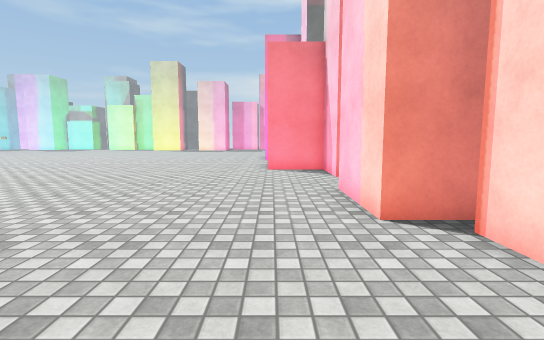
View 1 (above)

21 first-person views from a walk through a 3-D level made in the Unity game engine. The camera is 1.3 m above the floor, tilts 6° down and sees 85° across. The floor is counted in squares, 1 m on a side. Each view is taken from the middle of a square. On the plan, view 1 faces up. The plan holds only what a view shows up to about 14 squares ahead; the rest is blank. The place goes on beyond the plan. The player is left out. Some animated figures are not drawn. Surface patterns are stand-ins for the level's own textures.

View 2
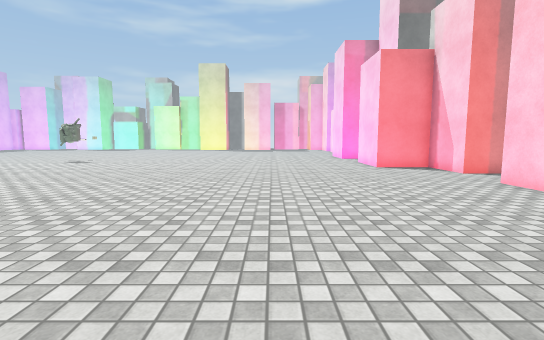

View 3
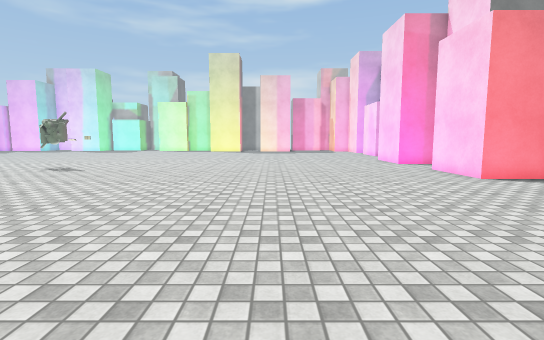

View 4
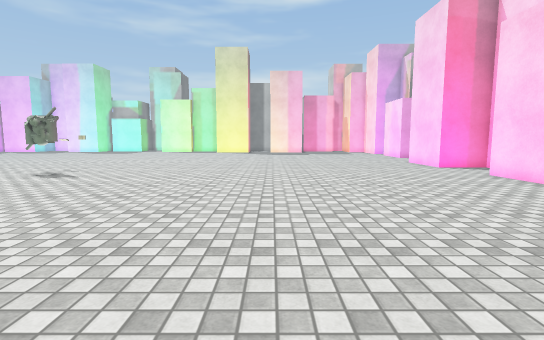

View 5
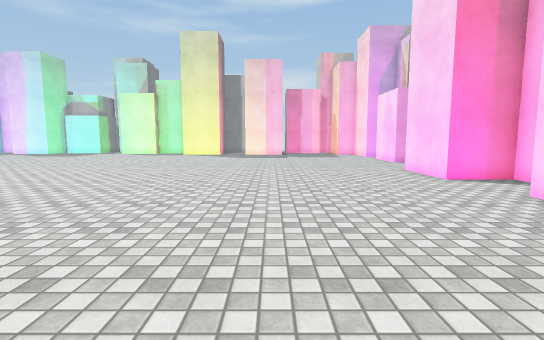

View 6
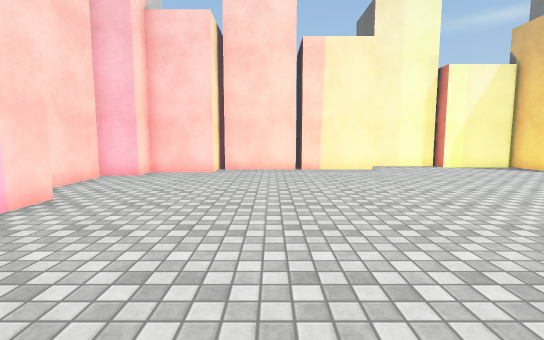

View 7
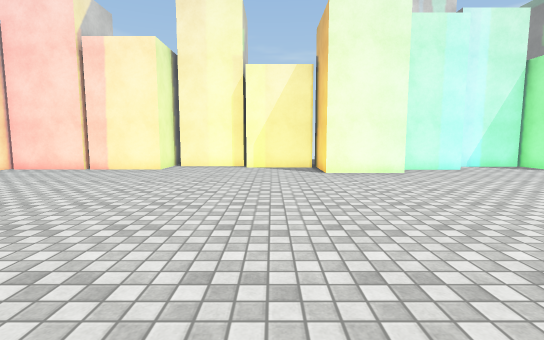

View 8
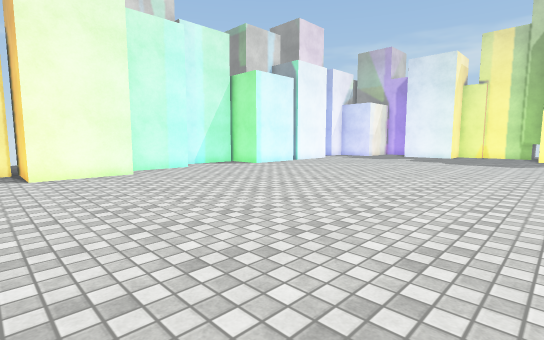

View 9
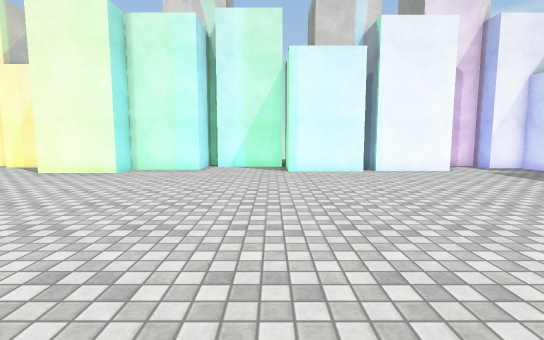

View 10
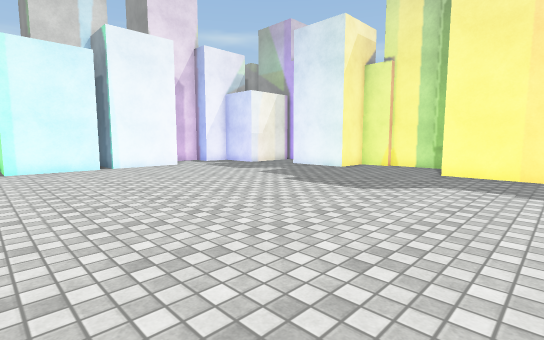

View 11
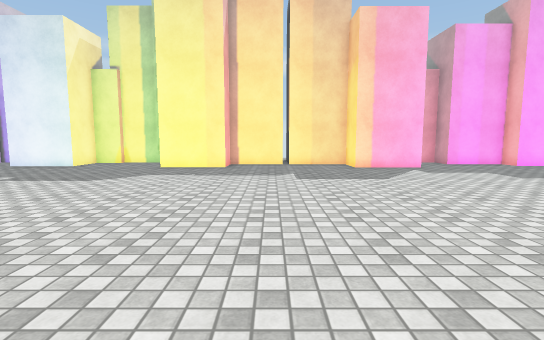

View 12
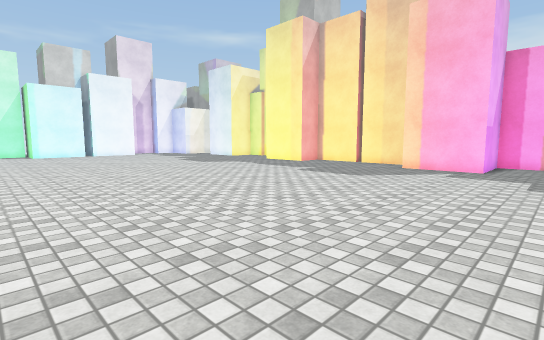

View 13
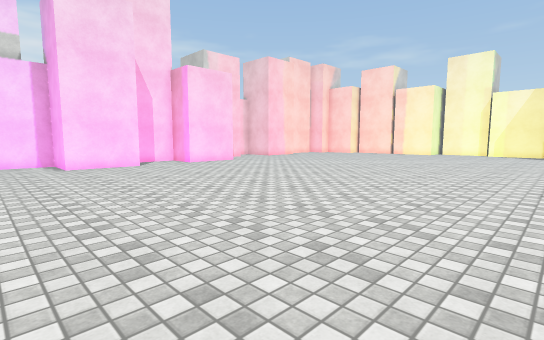

View 14
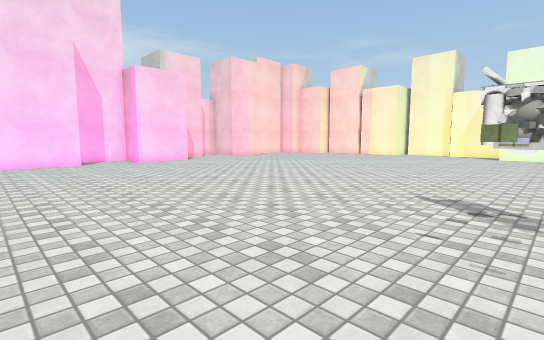

View 15
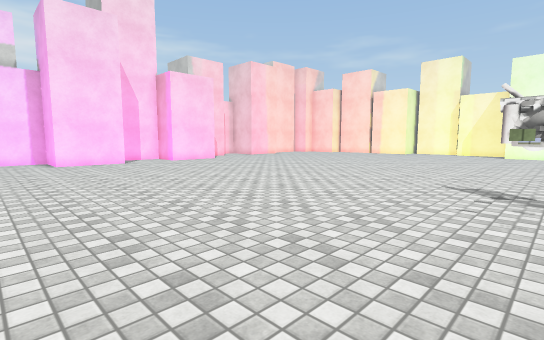

View 16
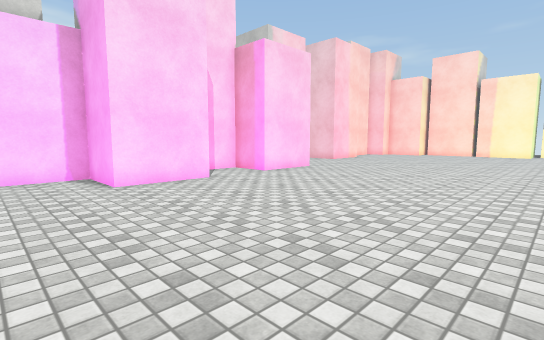

View 17
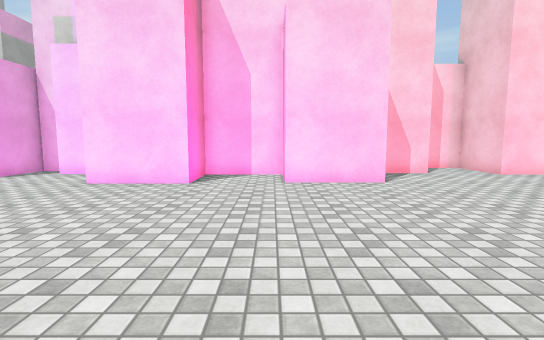

View 18
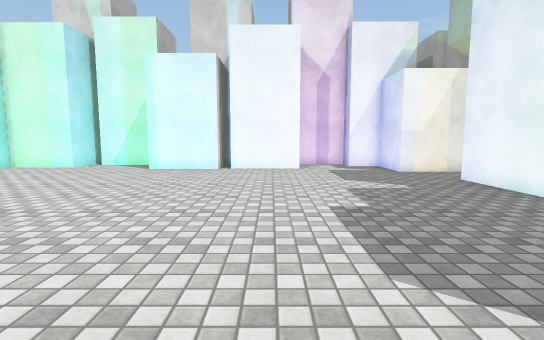

View 19
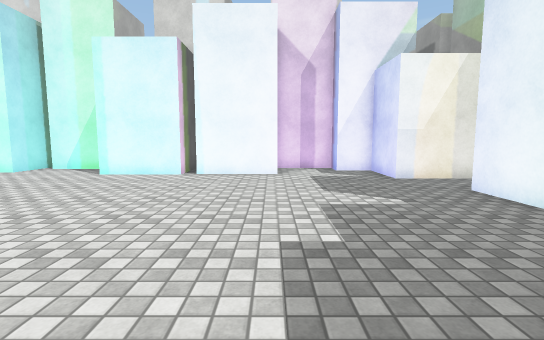

View 20
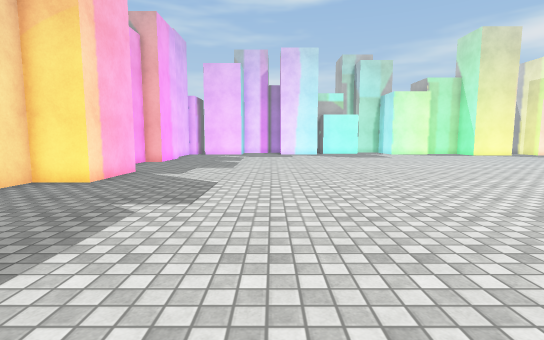

View 21
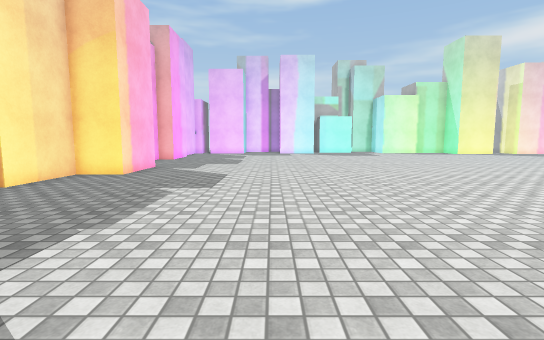

### Floor plan
Points are (right, up) in squares from view 1. A wall is a line through its corners. A room is listed if a view was taken in it or the views show most of it. See-through windows are left out.
Room 1 (views 1, 2, 3, 4, 5, 6, 7, 8, 9, 10, 11, 12, 13, 14, 15, 16, 17, 18, 19, 20, 21)
walls: (-16.8, 18.4) (-16.2, 18.4); (-13.9, -2.5) (-10.8, -2.5); (-20, -3.5) (-20, -1.6) (-17.1, -1.6) (-17.1, -0.3) (-14.1, -0.3) (-14.1, -3.2); (-23.5, -2.8) (-20.4, -2.8); (-26.7, -0.8) (-23.7, -0.8) (-23.7, -3.1); (-10.8, -3.2) (-7.6, -3.2); (-7.3, -3.1) (-7.3, -1.6) (-4.3, -1.6); (-30.2, -0.8) (-27.2, -0.8); (-35, 12.9) (-34.6, 12.9) (-34.6, 9.8); (-4, -1.6) (-1, -1.6); (-35.5, 5.6) (-35.1, 5.6) (-35.1, 2.5); (3.8, 10.1) (2.2, 10.1) (2.2, 12.6) (-0.2, 12.6) (-0.2, 15.6) (1.7, 15.6) (1.7, 18.4) (-0.4, 18.4) (-0.4, 21.4) (1.9, 21.4) (1.9, 23.9); (3.4, 4.7) (1.7, 4.7) (1.7, 7.7) (4.2, 7.7) (4.2, 9.1); (-35.5, 0.3) (-34.1, 0.3) (-34.1, -2.1) (-32.7, -2.1) (-32.7, -3.2) (-30.2, -3.2); (-35.5, 21.8) (-34.4, 21.8) (-34.4, 18.8) (-35.5, 18.8); (-0.7, -3) (-0.7, -0.5) (1.7, -0.5) (1.7, 0.5) (3.1, 0.5); (2.8, 1) (2.8, 4.1)
objects: other object (-17, 16); other object (-17, 17); other object (-16, 16)

Where each view was taken, in squares from view 1:
view 1: 0 up, 0 right, facing up
view 2: 1 down, 5 left, facing up
view 3: 3 up, 7 left, facing up
view 4: 5 up, 8 left, facing up
view 5: 9 up, 6 left, facing up
view 6: 11 up, 3 left, facing down
view 7: 11 up, 12 left, facing down
view 8: 11 up, 13 left, facing down-left
view 9: 11 up, 23 left, facing down
view 10: 13 up, 23 left, facing down-left
view 11: 15 up, 21 left, facing left
view 12: 24 up, 21 left, facing down-left
view 13: 24 up, 15 left, facing down-right
view 14: 22 up, 17 left, facing down-right
view 15: 24 up, 17 left, facing down-right
view 16: 24 up, 9 left, facing down-right
view 17: 16 up, 9 left, facing right
view 18: 12 up, 29 left, facing down
view 19: 10 up, 30 left, facing down
view 20: 10 up, 29 left, facing up
view 21: 8 up, 29 left, facing up
